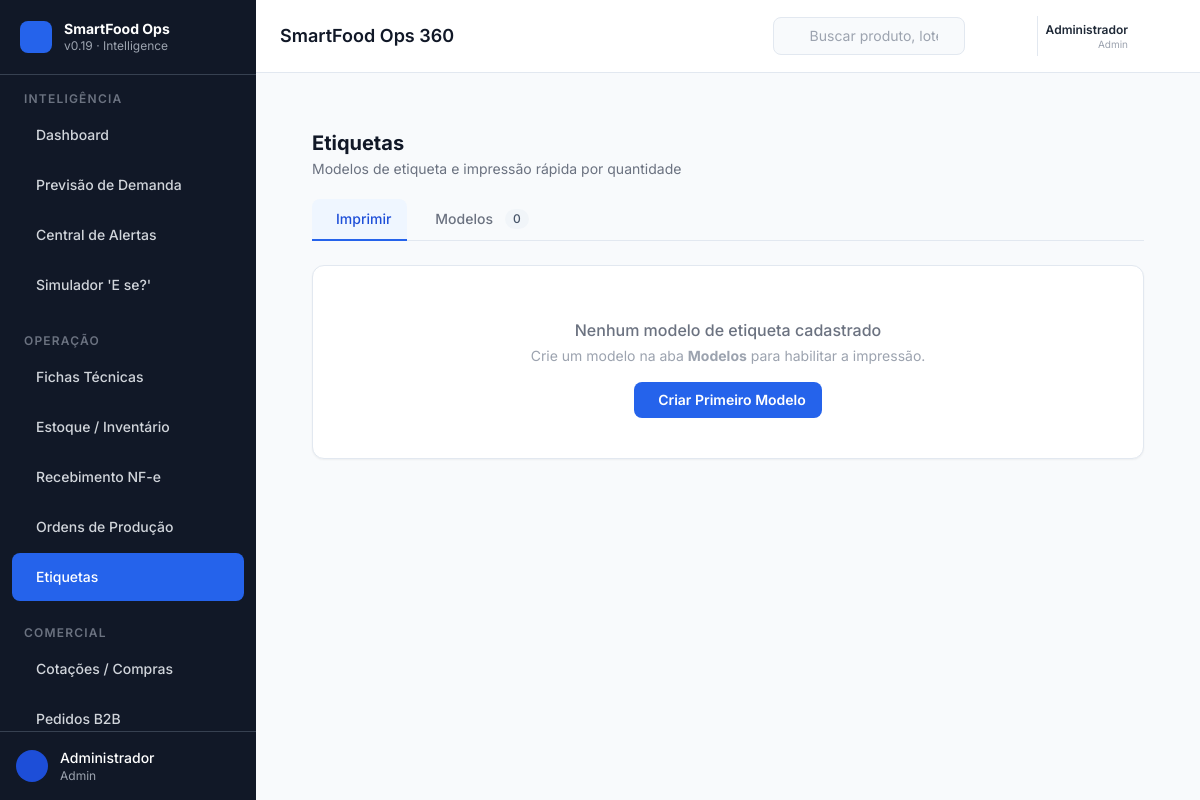
The app's page /operations/labels (signed in) with its own data.
### models.py (models this page shows)
class TimestampMixin:
    created_at = Column(DateTime(timezone=True), server_default=func.now())
    updated_at = Column(DateTime(timezone=True), onupdate=func.now())

class User(Base, TimestampMixin):
    __tablename__ = "users"
    id = Column(GUID(), primary_key=True, default=uuid.uuid4)
    nome = Column(String, nullable=False)
    email = Column(String, unique=True, index=True, nullable=False)
    perfil = Column(String, nullable=False, default="operador",
                    comment="chef | operador | admin")
    pin_code = Column(String(4), nullable=True,
                      comment="PIN de 4 dígitos para login rápido no tablet")
    ativo = Column(Boolean, default=True)

### routers/ui_operations.py (the view)
@router.get("/operations/labels", response_class=HTMLResponse)
def labels_page(request: Request, db: Session = Depends(get_db), _=AdminOrChef):
    from models import LabelTemplate, Product
    templates_list = db.query(LabelTemplate).filter(LabelTemplate.ativo == True).order_by(LabelTemplate.nome).all()
    products = db.query(Product).filter(Product.ativo == True).order_by(Product.nome).all()
    prod_map = {str(p.id): p.nome for p in products}
    return templates.TemplateResponse(
        "operations/labels.html",
        {
            "request": request,
            "templates_list": templates_list,
            "products": products,
            "prod_map": prod_map,
        },
    )

### templates/operations/labels.html (shortened to what this page needs)
{% extends "base.html" %}
{% block content %}
<div class="p-6 max-w-5xl mx-auto" x-data="labelsPage()">
  <div class="mb-5 flex items-center justify-between">
    <div>
      <h1 class="text-xl font-bold text-gray-900">Etiquetas</h1>
      <p class="text-sm text-gray-500 mt-0.5">Modelos de etiqueta e impressão rápida por quantidade</p>
    </div>
  </div>
  <div class="border-b border-slate-200 mb-6">
    <nav class="flex gap-1 -mb-px">
      <button @click="tab='imprimir'"
        :class="tab==='imprimir' ? 'border-blue-600 text-blue-700 bg-blue-50' : 'border-transparent text-gray-500 hover:text-gray-700'"
        class="flex items-center gap-2 px-4 py-2.5 text-sm font-medium border-b-2 rounded-t-lg transition-colors">
         Imprimir
      </button>
      <button @click="tab='modelos'"
        :class="tab==='modelos' ? 'border-blue-600 text-blue-700 bg-blue-50' : 'border-transparent text-gray-500 hover:text-gray-700'"
        class="flex items-center gap-2 px-4 py-2.5 text-sm font-medium border-b-2 rounded-t-lg transition-colors">
         Modelos
        <span class="ml-1 text-xs bg-slate-100 text-slate-600 rounded-full px-2 py-0.5">{{ templates_list | length
          }}</span>
      </button>
    </nav>
  </div>
  <div x-show="tab==='imprimir'" x-cloak>
    {% if templates_list %}
    <div class="grid md:grid-cols-2 gap-6">
      <div class="space-y-5">
        <div class="bg-white rounded-xl border border-slate-200 p-5 shadow-sm space-y-4">
          <h2 class="font-semibold text-gray-900 text-sm border-b border-slate-100 pb-2">Dados para Impressão</h2>
          <form id="print-form" hx-post="/api/labels/print-by-template" hx-target="#print-result" hx-swap="innerHTML"
            class="space-y-4">
            <div>
              <label class="block text-xs font-medium text-gray-700 mb-1">Modelo de Etiqueta *</label>
              <select name="template_id" required x-model="selectedTemplateId" @change="updatePreview()"
                class="w-full px-3 py-2 border border-slate-300 rounded-lg text-sm focus:outline-none focus:ring-2 focus:ring-blue-500">
                <option value="">Selecione um modelo...</option>
                {% for tpl in templates_list %}
                <option value="{{ tpl.id }}" data-nome="{{ tpl.nome }}"
                  data-produto="{{ prod_map.get(tpl.product_id | string, 'Genérico') if prod_map else 'Genérico' }}"
                  data-validade="{{ tpl.validade_meses }}" data-peso="{{ tpl.peso_g | default(0) }}"
                  data-temp="{{ tpl.temperatura }}" data-impressora="{{ tpl.printer_type }}" data-w="{{ tpl.width_mm }}"
                  data-h="{{ tpl.height_mm }}">
                  {{ tpl.nome }} — {{ prod_map.get(tpl.product_id | string, 'Genérico') if prod_map else 'Genérico' }}
                </option>
                {% endfor %}
              </select>
            </div>
            <div>
              <label class="block text-xs font-medium text-gray-700 mb-1">Quantidade de Embalagens *</label>
              <input type="number" name="quantidade" min="1" max="9999" value="1" required
                class="w-full px-3 py-2 border border-slate-300 rounded-lg text-sm focus:outline-none focus:ring-2 focus:ring-blue-500"
                placeholder="Ex: 50">
            </div>
            <div class="grid grid-cols-2 gap-3">
              <div>
                <label class="block text-xs font-medium text-gray-700 mb-1">IP da Impressora</label>
                <input type="text" name="printer_host" value="192.168.1.100"
                  class="w-full px-3 py-2 border border-slate-300 rounded-lg text-sm focus:outline-none focus:ring-2 focus:ring-blue-500">
              </div>
              <div>
                <label class="block text-xs font-medium text-gray-700 mb-1">Porta TCP</label>
                <input type="number" name="printer_port" value="9100"
                  class="w-full px-3 py-2 border border-slate-300 rounded-lg text-sm focus:outline-none focus:ring-2 focus:ring-blue-500">
              </div>
            </div>
            <button type="submit" :disabled="!selectedTemplateId"
              class="w-full py-2.5 bg-gray-900 hover:bg-gray-700 disabled:opacity-40 disabled:cursor-not-allowed text-white text-sm font-semibold rounded-lg transition-colors flex items-center justify-center gap-2">
              <i class="ph ph-printer"></i>
              Imprimir Etiquetas
            </button>
          </form>
          <div id="print-result"></div>
        </div>
      </div>
      <div>
        <div class="bg-white rounded-xl border border-slate-200 p-5 shadow-sm sticky top-6">
          <h2 class="font-semibold text-gray-900 text-sm border-b border-slate-100 pb-2 mb-4">Visualização da Etiqueta
          </h2>
          <div x-show="!selectedTemplateId" class="flex flex-col items-center justify-center py-10 text-gray-300">
            <i class="ph ph-cursor-click text-4xl mb-2"></i>
            <p class="text-sm">Selecione um modelo para ver a etiqueta</p>
          </div>
          <div id="preview-container" x-show="selectedTemplateId"></div>
          <form id="preview-form" hx-post="/api/labels/preview" hx-target="#preview-container" style="display: none;">
            <input type="hidden" name="product_name" :value="selectedTemplate?.produto || ''">
            <input type="hidden" name="lot" :value="'LOT-' + today + '-XXXX'">
            <input type="hidden" name="fab_date" :value="todayFmt">
            <input type="hidden" name="exp_date" :value="valDate">
            <input type="hidden" name="weight_g" :value="selectedTemplate?.peso || 0">
            <input type="hidden" name="width_mm" :value="selectedTemplate?.w || 100">
            <input type="hidden" name="height_mm" :value="selectedTemplate?.h || 60">
            <input type="hidden" name="printer_type" :value="selectedTemplate?.impressora || 'ZPL'">
          </form>
        </div>
      </div>
    </div>
    {% else %}
    <div class="bg-white rounded-xl border border-slate-200 p-10 shadow-sm text-center">
      <p class="text-gray-500 font-medium mb-1">Nenhum modelo de etiqueta cadastrado</p>
      <p class="text-sm text-gray-400 mb-4">Crie um modelo na aba <strong>Modelos</strong> para habilitar a impressão.
      </p>
      <button @click="tab='modelos'"
        class="inline-flex items-center gap-2 px-4 py-2 bg-blue-600 hover:bg-blue-700 text-white text-sm font-semibold rounded-lg transition-colors">
         Criar Primeiro Modelo
      </button>
    </div>
    {% endif %}
  </div>
</div>
{% endblock %}

### templates/includes/sidebar.html (shortened to what this page needs)
<aside id="sidebar"
       :class="sidebarOpen ? 'translate-x-0' : '-translate-x-full md:translate-x-0'"
       class="fixed md:relative z-40 w-64 h-full bg-gray-900 text-white
              flex flex-col transition-transform duration-300 ease-in-out shrink-0">
  <div class="flex items-center gap-3 px-5 py-5 border-b border-gray-700">
    <div class="w-8 h-8 bg-blue-600 rounded-lg flex items-center justify-center shrink-0">
    </div>
    <div class="min-w-0">
      <p class="font-bold text-sm leading-tight text-white truncate">SmartFood Ops</p>
      <p class="text-xs text-gray-400 truncate">v0.19 · Intelligence</p>
    </div>
  </div>
  <nav class="flex-1 overflow-y-auto py-4 px-3 space-y-6" aria-label="Navegação principal">
    {% macro nav_item(label, icon, url, badge=None) %}
    <a href="{{ url }}"
       hx-get="{{ url }}"
       hx-target="#main-content"
       hx-select="#main-content"
       hx-swap="innerHTML"
       hx-push-url="true"
       @click="activeNav = '{{ url }}'; if(window.innerWidth < 768) sidebarOpen = false"
       :class="activeNav === '{{ url }}' || activeNav.startsWith('{{ url }}/') ?
                 'bg-blue-600 text-white' :
                 'text-gray-300 hover:bg-gray-800 hover:text-white'"
       class="flex items-center gap-3 px-3 py-2.5 rounded-lg text-sm font-medium
              transition-colors duration-150 group min-h-[48px]"
       aria-label="{{ label }}">
      <span class="truncate flex-1">{{ label }}</span>
    </a>
    {% endmacro %}
    {% macro nav_section(title) %}
    <p class="px-3 text-xs font-semibold text-gray-500 uppercase tracking-widest mb-1">
      {{ title }}
    </p>
    {% endmacro %}
    {% set perfil = request.session.get('user_perfil', '') %}
    {% if perfil in ('admin', 'chef') %}
    <div>
      {{ nav_section("Inteligência") }}
      <div class="space-y-0.5">
        {{ nav_item("Dashboard",             "squares-four",   "/dashboard") }}
        {{ nav_item("Previsão de Demanda",   "chart-line-up",  "/intelligence/forecast") }}
        {{ nav_item("Central de Alertas",    "bell-ringing",   "/intelligence/alerts") }}
        {{ nav_item("Simulador 'E se?'",     "flask",          "/intelligence/simulator") }}
      </div>
    </div>
    <div>
      {{ nav_section("Operação") }}
      <div class="space-y-0.5">
        {{ nav_item("Fichas Técnicas",       "notebook",       "/operations/bom") }}
        {{ nav_item("Estoque / Inventário",  "package",        "/operations/inventory") }}
        {{ nav_item("Recebimento NF-e",      "truck",          "/operations/receiving") }}
        {{ nav_item("Ordens de Produção",    "factory",        "/operations/production") }}
        {{ nav_item("Etiquetas",             "tag",            "/operations/labels") }}
      </div>
    </div>
    <div>
      {{ nav_section("Comercial") }}
      <div class="space-y-0.5">
        {{ nav_item("Cotações / Compras",    "shopping-cart",    "/commercial/purchasing") }}
        {{ nav_item("Pedidos B2B",           "clipboard-text",   "/commercial/orders") }}
      </div>
    </div>
    {% endif %}
  </nav>
  <div class="px-4 py-4 border-t border-gray-700">
    <div class="flex items-center gap-3">
      <div class="w-8 h-8 bg-blue-700 rounded-full flex items-center justify-center shrink-0">
      </div>
      <div class="min-w-0">
        <p class="text-sm font-medium text-white truncate">{{ request.session.get('user_nome', 'Utilizador') }}</p>
        <p class="text-xs text-gray-400 truncate capitalize">{{ request.session.get('user_perfil', '') }}</p>
      </div>
    </div>
  </div>
</aside>

### templates/includes/topbar.html (shortened to what this page needs)
<header class="bg-white border-b border-slate-200 px-4 md:px-6 py-3
               flex items-center gap-3 shrink-0 z-20 sticky top-0">
  <div class="flex-1 min-w-0">
    <h1 id="page-title"
        class="text-base md:text-lg font-semibold text-gray-900 truncate">
      {% block page_title %}SmartFood Ops 360{% endblock %}
    </h1>
  </div>
  <div class="hidden lg:flex items-center"
       x-data="{ searchOpen: false }">
    <div :class="searchOpen ? 'w-72' : 'w-48'"
         class="relative transition-all duration-200">
      <input type="search"
             placeholder="Buscar produto, lote, cliente..."
             class="w-full pl-9 pr-3 py-2 text-sm bg-slate-50 border border-slate-200
                    rounded-lg placeholder-gray-400 focus:outline-none focus:ring-2
                    focus:ring-blue-500 focus:border-transparent"
             @focus="searchOpen = true"
             @blur="searchOpen = false"
             aria-label="Busca global" />
    </div>
  </div>
  <div class="relative" x-data="{ alertsOpen: false }">
    <button @click="alertsOpen = !alertsOpen"
            @keydown.escape="alertsOpen = false"
            class="relative p-2 text-gray-500 hover:text-gray-800 hover:bg-slate-100
                   rounded-lg transition-colors min-h-[48px] min-w-[48px]
                   flex items-center justify-center"
            aria-label="Alertas ativos"
            aria-haspopup="true"
            :aria-expanded="alertsOpen">
    </button>
  </div>
  {% set session_nome = request.session.get('user_nome', '') %}
  {% if session_nome %}
  <div class="flex items-center gap-2 pl-2 border-l border-slate-200">
    <div class="hidden sm:flex flex-col items-end leading-tight">
      <span class="text-xs font-semibold text-gray-800">{{ session_nome }}</span>
      <span class="text-[10px] text-gray-400 capitalize">{{ request.session.get('user_perfil', '') }}</span>
    </div>
    <a href="/logout"
       class="p-2 text-gray-500 hover:text-red-600 hover:bg-red-50 rounded-lg transition-colors
              min-h-[40px] min-w-[40px] flex items-center justify-center"
       title="Terminar sessão"
       aria-label="Terminar sessão">
    </a>
  </div>
  {% endif %}
</header>

### templates/base.html (style rules this page uses)
body { font-family: 'Inter', system-ui, sans-serif; }

### records on screen
User: session.get "Administrador", session.get "Admin", nome "Administrador"

### other values on screen
{{ title }} "INTELIGÊNCIA OPERAÇÃO COMERCIAL"
{{ label }} "Dashboard Previsão de Demanda Central de Alertas Simulador 'E se?' Fichas Técnicas Estoque / Inventário Recebimento NF-e Ordens de Produção Etiquetas Cotações / Compras Pedidos B2B"
{{ templates_list | length }} "0"
